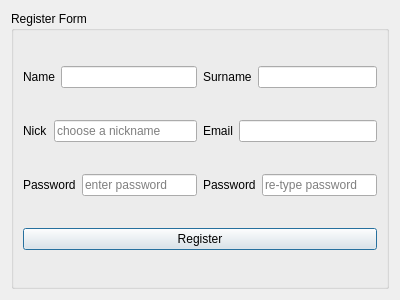
<?xml version="1.0" encoding="UTF-8"?>
<ui version="4.0">
 <class>Register</class>
 <widget class="QDialog" name="Register">
  <property name="geometry">
   <rect>
    <x>0</x>
    <y>0</y>
    <width>400</width>
    <height>300</height>
   </rect>
  </property>
  <property name="windowTitle">
   <string>Dialog</string>
  </property>
  <layout class="QVBoxLayout" name="verticalLayout">
   <item>
    <widget class="QGroupBox" name="groupBox">
     <property name="title">
      <string>Register Form</string>
     </property>
     <layout class="QVBoxLayout" name="verticalLayout_2">
      <item>
       <layout class="QHBoxLayout" name="horizontalLayout_8">
        <item>
         <layout class="QHBoxLayout" name="horizontalLayout_2">
          <item>
           <widget class="QLabel" name="label_Name">
            <property name="text">
             <string>Name</string>
            </property>
           </widget>
          </item>
          <item>
           <widget class="QLineEdit" name="lineEdit_Name"/>
          </item>
         </layout>
        </item>
        <item>
         <layout class="QHBoxLayout" name="horizontalLayout_4">
          <item>
           <widget class="QLabel" name="label_Surname">
            <property name="text">
             <string>Surname</string>
            </property>
           </widget>
          </item>
          <item>
           <widget class="QLineEdit" name="lineEdit_Surname"/>
          </item>
         </layout>
        </item>
       </layout>
      </item>
      <item>
       <layout class="QHBoxLayout" name="horizontalLayout_9">
        <item>
         <layout class="QHBoxLayout" name="horizontalLayout_5">
          <item>
           <widget class="QLabel" name="label_Nick">
            <property name="text">
             <string>Nick</string>
            </property>
           </widget>
          </item>
          <item>
           <widget class="QLineEdit" name="lineEdit_Nick">
            <property name="placeholderText">
             <string>choose a nickname</string>
            </property>
           </widget>
          </item>
         </layout>
        </item>
        <item>
         <layout class="QHBoxLayout" name="horizontalLayout_3">
          <item>
           <widget class="QLabel" name="label_Email">
            <property name="text">
             <string>Email</string>
            </property>
           </widget>
          </item>
          <item>
           <widget class="QLineEdit" name="lineEdit_email"/>
          </item>
         </layout>
        </item>
       </layout>
      </item>
      <item>
       <layout class="QHBoxLayout" name="horizontalLayout_10">
        <item>
         <layout class="QHBoxLayout" name="horizontalLayout_6">
          <item>
           <widget class="QLabel" name="label_Pass2">
            <property name="text">
             <string>Password</string>
            </property>
           </widget>
          </item>
          <item>
           <widget class="QLineEdit" name="lineEdit_Pass2">
            <property name="placeholderText">
             <string>enter password</string>
            </property>
           </widget>
          </item>
         </layout>
        </item>
        <item>
         <layout class="QHBoxLayout" name="horizontalLayout_7">
          <item>
           <widget class="QLabel" name="label_Pass1">
            <property name="text">
             <string>Password</string>
            </property>
           </widget>
          </item>
          <item>
           <widget class="QLineEdit" name="lineEdit_Pass1">
            <property name="placeholderText">
             <string>re-type password</string>
            </property>
           </widget>
          </item>
         </layout>
        </item>
       </layout>
      </item>
      <item>
       <widget class="QPushButton" name="pushButton_Register">
        <property name="text">
         <string>Register</string>
        </property>
       </widget>
      </item>
     </layout>
    </widget>
   </item>
  </layout>
 </widget>
 <resources/>
 <connections/>
</ui>
